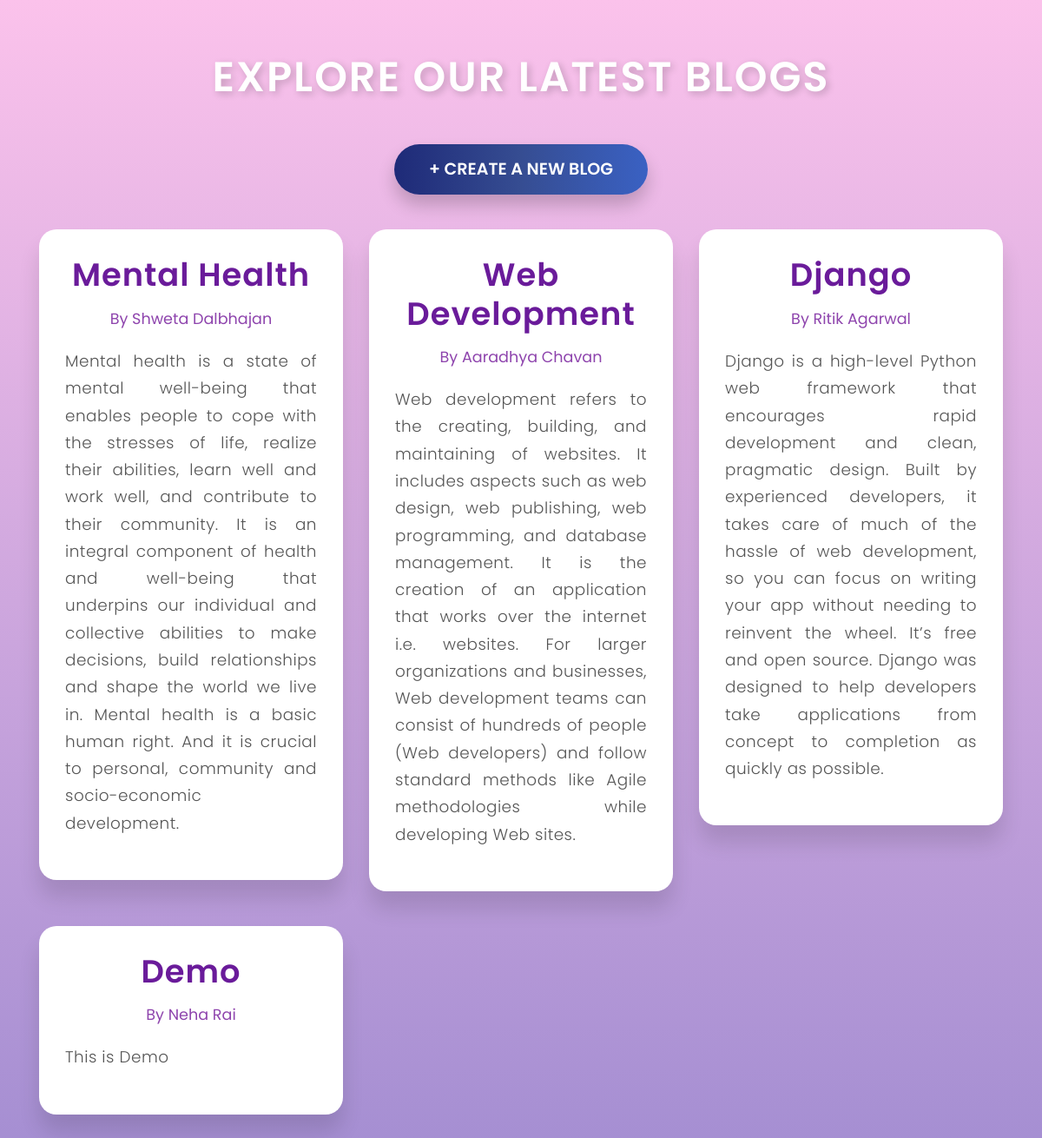
The page / on the database its author committed.
### app/models.py (models this page shows)
class BlogPost(Base):
    __tablename__ = "blog_posts"
    id = Column(Integer, primary_key=True, index=True)
    title = Column(String, nullable=False)
    author = Column(String, nullable=False)
    content = Column(Text, nullable=False)

### app/main.py (the view)
@app.get("/")
def read_blogs(request: Request, db: Session = Depends(get_db)):
    blogs = db.query(BlogPost).all()
    return templates.TemplateResponse("index.html", {"request": request, "blogs": blogs})

### app/templates/index.html (shortened to what this page needs)
<!DOCTYPE html>
<html lang="en">
<head>
    <link rel="stylesheet" href="https://maxcdn.bootstrapcdn.com/bootstrap/4.5.2/css/bootstrap.min.css">
</head>
<body>
    <h1>Explore Our Latest Blogs</h1>
    <a href="/create" class="btn create-btn">+ Create a New Blog</a>
    <div class="container">
        <div class="row">
            {% for blog in blogs %}
            <div class="col-lg-4 col-md-6 col-sm-12">
                <div class="blog-card">
                    <h2 class="blog-title">{{ blog.title }}</h2>
                    <p class="blog-author">By {{ blog.author }}</p>
                    <p class="blog-content">{{ blog.content }}</p>
                </div>
            </div>
            {% endfor %}
        </div>
    </div>
</body>
</html>

### app/templates/index.html (style rules this page uses)
body { background-image: linear-gradient(to top, #a18cd1 0%, #fbc2eb 100%); font-family: 'Poppins', sans-serif; color: #444; margin: 0; display: flex; flex-direction: column; min-height: 100vh; padding: 0; overflow-x: hidden; }
h1 { text-align: center; color: #fff; margin-top: 60px; font-size: 3rem; font-weight: 600; text-shadow: 3px 3px 8px rgba(0, 0, 0, 0.2); text-transform: uppercase; letter-spacing: 2px; }
.create-btn { display: block; margin: 40px auto; text-align: center; background: linear-gradient(to right, #1e2a78, #364d92, #3a61c3); color: #fff; font-weight: 600; padding: 15px 40px; border-radius: 50px; font-size: 1.2rem; border: none; text-transform: uppercase; box-shadow: 0 12px 20px rgba(0, 0, 0, 0.2); transition: all 0.3s ease-in-out; }
.container { flex: 1; margin-bottom: 60px; }
.blog-card { background-color: #fff; border-radius: 20px; padding: 30px; margin-bottom: 40px; box-shadow: 0 20px 25px rgba(0, 0, 0, 0.12); transition: transform 0.3s ease-in-out, box-shadow 0.3s ease-in-out; }
.blog-title { color: #6a1b9a; font-size: 2.3rem; font-weight: 600; margin-bottom: 15px; text-align: center; letter-spacing: 1px; text-transform: capitalize; }
.blog-author { color: #8e44ad; font-size: 1.1rem; margin-bottom: 20px; text-align: center; }
.blog-content { color: #555; font-size: 1.15rem; line-height: 1.7; text-align: justify; margin-bottom: 20px; font-weight: 300; letter-spacing: 0.5px; }

### rows shown on the page
BlogPost: title "Mental Health", author "Shweta Dalbhajan", content "Mental health is a state of mental well-being that enables people to cope with the stresses of life, realize their abilities, learn well and work well, and contribute to their community. It is an integral component of health and well-being that underpins our individual and collective abilities to make decisions, build relationships and shape the world we live in. Mental health is a basic human right. And it is crucial to personal, community and socio-economic development."
BlogPost: title "Web Development", author "Aaradhya Chavan", content "Web development refers to the creating, building, and maintaining of websites. It includes aspects such as web design, web publishing, web programming, and database management. It is the creation of an application that works over the internet i.e. websites. For larger organizations and businesses, Web development teams can consist of hundreds of people (Web developers) and follow standard methods like Agile methodologies while developing Web sites."
BlogPost: title "Django", author "Ritik Agarwal", content "Django is a high-level Python web framework that encourages rapid development and clean, pragmatic design. Built by experienced developers, it takes care of much of the hassle of web development, so you can focus on writing your app without needing to reinvent the wheel. It’s free and open source. Django was designed to help developers take applications from concept to completion as quickly as possible."
BlogPost: title "Demo", author "Neha Rai", content "This is Demo"
